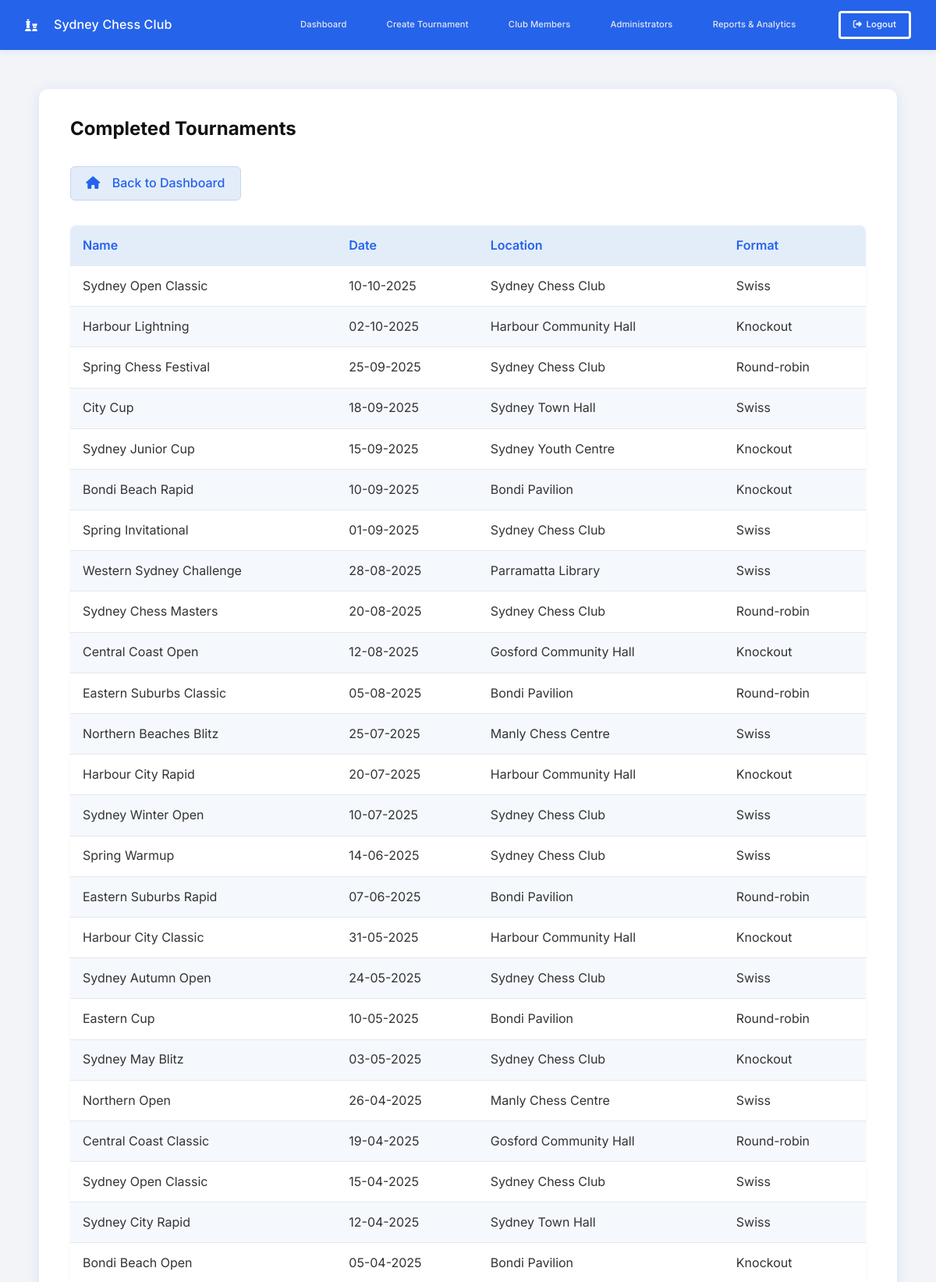
/completed-tournaments (signed in, upper part), run on the app's committed database.
### tables this page shows
CREATE TABLE tournaments (
        id INTEGER PRIMARY KEY AUTOINCREMENT,
        name TEXT NOT NULL,
        date TEXT NOT NULL,
        location TEXT NOT NULL,
        format TEXT NOT NULL
    );

### app.py (the view)
@app.route('/completed-tournaments')
@login_required
def completed_tournaments():
    today = date.today().isoformat()
    with get_db_connection() as conn:
        tournaments = conn.execute('SELECT * FROM tournaments WHERE date < ? ORDER BY date DESC', (today,)).fetchall()
    return render_template('completed-tournaments.html', tournaments=tournaments)

### app.py (called while the page is built)
def get_db_connection():
    conn = sqlite3.connect('data/main.db')
    conn.row_factory = sqlite3.Row
    try:
        conn.execute('PRAGMA foreign_keys = ON')
    except Exception:
        pass
    return conn

def login_required(f):
    @wraps(f)
    def decorated_function(*args, **kwargs):
        if 'username' not in session:
            flash('You must be logged in to access this page', 'danger')
            return redirect(url_for('login'))
        return f(*args, **kwargs)
    return decorated_function

def datetimeformat(value, format='%d-%m-%Y'):
    try:
        dt = datetime.fromisoformat(value)
    except Exception:
        try:
            dt = datetime.strptime(value, '%Y-%m-%d')
        except Exception:
            return value  # fallback: return as is
    return dt.strftime(format)

@app.before_request
def ensure_csrf_and_session():
    if 'csrf_token' not in session:
        session['csrf_token'] = secrets.token_hex(32)
    if request.method == 'POST':
        token = request.form.get('csrf_token')
        if not token or token != session.get('csrf_token'):
            abort(400)

@app.after_request
def set_security_headers(resp):
    resp.headers['X-Frame-Options'] = 'DENY'
    resp.headers['X-Content-Type-Options'] = 'nosniff'
    resp.headers['Referrer-Policy'] = 'no-referrer'
    csp = (
        "default-src 'self'; "
        "script-src 'self' https://cdn.jsdelivr.net https://cdnjs.cloudflare.com; "
        "style-src 'self' 'unsafe-inline' https://fonts.googleapis.com https://cdnjs.cloudflare.com; "
        "img-src 'self' data:; "
        "font-src 'self' https://fonts.gstatic.com https://cdnjs.cloudflare.com; "
        "connect-src 'self'; "
        "frame-ancestors 'none'"
    )
    resp.headers['Content-Security-Policy'] = csp
    if request.scheme == 'https':
        resp.headers['Strict-Transport-Security'] = 'max-age=31536000; includeSubDomains; preload'
    return resp

@app.context_processor
def inject_globals():
    allow_signup = False
    if os.environ.get('ADMIN_SIGNUP_SECRET'):
        allow_signup = True
    return dict(csrf_token=session.get('csrf_token'), allow_signup=allow_signup, APP_ENV=APP_ENV)

### templates/completed-tournaments.html
{% extends 'base.html' %}
{% block content %}
<div class="main-container">
    <h2 class="completed-tournaments-title">Completed Tournaments</h2>
    <a href="{{ url_for('index') }}" class="btn-secondary mb-1em">
        <i class="fa-solid fa-house icon-left"></i>
        Back to Dashboard
    </a>
    {% if tournaments %}
    <table class="tournament-table">
        <thead>
            <tr>
                <th>Name</th>
                <th>Date</th>
                <th>Location</th>
                <th>Format</th>
            </tr>
        </thead>
        <tbody>
            {% for t in tournaments %}
            <tr>
                <td>{{ t.name }}</td>
                <td>{{ t.date|datetimeformat }}</td>
                <td>{{ t.location }}</td>
                <td>{{ t.format }}</td>
            </tr>
            {% endfor %}
        </tbody>
    </table>
    {% else %}
    <p class="no-tournaments">No completed tournaments yet.</p>
    {% endif %}
</div>
{% endblock %}

### static/css/style.css (style rules this page uses)
:root { --clr-bg-main: #f2f4f8; --clr-text-main: #333; --clr-primary: #2563eb; --clr-primary-light: #e3edfa; --clr-secondary: #3b82f6; --clr-white: #fff; --clr-grey: #888; --clr-grey-light: #e5e7eb; --clr-grey-bg: #f3f4f6; --clr-success-bg: #d1fae5; --clr-success-text: #065f46; --clr-success-border: #34d399; --clr-danger-bg: #fde8e8; --clr-danger-text: #c0392b; --clr-danger-border: #f5b7b1; --clr-table-row-alt: #f5f8fd; --clr-table-header: #e3edfa; --clr-table-header-text: #2563eb; --clr-table-border: #b6d2fa; --clr-input-border: #e3edfa; --clr-input-focus: #2563eb; --clr-input-bg: #f7fafc; --clr-shadow-primary: 0 2px 8px rgba(37, 99, 235, 0.10); --clr-shadow-card: 0 1px 4px rgba(0, 0, 0, 0.04); --clr-shadow-modal: 0 2px 16px rgba(37, 99, 235, 0.12); --clr-shadow-primary3: 0 1px 4px rgba(37, 99, 235, 0.06); --clr-shadow-focus: 0 0 0 2px #e3edfa; --clr-border: #ccc; --clr-btn-secondary-bg: var(--clr-primary-light); --clr-btn-secondary-hover-bg: #c7d6ee; --clr-btn-secondary-hover-border: #c7d6ee; --clr-navbar-active-underline: #b0b3b8; --clr-dashboard-logo-bg: #f5f5f5; --clr-dashboard-logo-border: #3b83f652; --clr-welcome-msg: #444; --clr-summary-card-bg: #f7f9fa; --clr-summary-card-hover: #e0e7ef; --clr-table-hover: #e0e7ef; --clr-btn-table-hover: #1d4ed8; --clr-modal-overlay: rgba(0, 0, 0, 0.18); --clr-close: #aaa; --clr-close-hover: var(--clr-primary); --clr-tile-label: #6b7280; --clr-tile-value: var(--clr-grey); --clr-bar-label: var(--clr-primary); --clr-footer-bg: var(--clr-grey-light); --clr-footer-text: var(--clr-grey); --clr-footer-border: #d1d5db; --clr-footer-shadow: 0 -2px 8px rgba(37, 99, 235, 0.04); --clr-create-tournament-title: #111; --clr-tournament-section-title: #000; }
* { margin: 0; padding: 0; box-sizing: border-box; }
html, body { height: 100%; }
body { font-family: 'Inter', 'Segoe UI', Arial, sans-serif; background-color: var(--clr-bg-main); color: var(--clr-text-main); line-height: 1.6; min-height: 100vh; display: flex; flex-direction: column; }
table { width: 100%; border-collapse: collapse; margin-top: 1rem; }
table th, table td { padding: 0.75rem; text-align: left; border-bottom: 1px solid var(--clr-grey-light); }
table th { background-color: var(--clr-grey-bg); font-weight: 600; }
.main-container { width: calc(100vw - 100px); max-width: none; margin: 50px auto; background: var(--clr-white); border-radius: 12px; box-shadow: var(--clr-shadow-modal); padding: 2rem 2.5rem 2.5rem 2.5rem; font-family: 'Inter', 'Segoe UI', Arial, sans-serif; }
.btn-primary, .btn-secondary, .btn-table { display: inline-block; padding: 0.5rem 1.2rem; border-radius: 6px; text-decoration: none; font-weight: 500; transition: background 0.2s, color 0.2s; }
.btn-secondary { background: var(--clr-btn-secondary-bg); color: var(--clr-primary); border: 1px solid var(--clr-btn-secondary-hover-border); }
.tournament-table { width: 100%; border-collapse: collapse; background: var(--clr-white); border-radius: 8px; overflow: hidden; box-shadow: var(--clr-shadow-card); }
.tournament-table th, .tournament-table td { padding: 0.8rem 1rem; text-align: left; }
.tournament-table th { background: var(--clr-table-header); color: var(--clr-table-header-text); font-weight: 600; }
.tournament-table tr:nth-child(even) { background: var(--clr-table-row-alt); }
.tournament-table tr { transition: background 0.18s; }
h2 { color: var(--clr-create-tournament-title) !important; }
.icon-left { margin-right: 0.7rem; }
.mb-1em { margin-bottom: 1em; }
.completed-tournaments-title { margin-bottom: 1.2em; }

### data on the page
tournaments: name "Sydney Open Classic", date "10-10-2025", location "Sydney Chess Club", format "Swiss"
tournaments: name "Harbour Lightning", date "02-10-2025", location "Harbour Community Hall", format "Knockout"
tournaments: name "Spring Chess Festival", date "25-09-2025", location "Sydney Chess Club", format "Round-robin"
tournaments: name "City Cup", date "18-09-2025", location "Sydney Town Hall", format "Swiss"
tournaments: name "Sydney Junior Cup", date "15-09-2025", location "Sydney Youth Centre", format "Knockout"
tournaments: name "Bondi Beach Rapid", date "10-09-2025", location "Bondi Pavilion", format "Knockout"
tournaments: name "Spring Invitational", date "01-09-2025", location "Sydney Chess Club", format "Swiss"
tournaments: name "Western Sydney Challenge", date "28-08-2025", location "Parramatta Library", format "Swiss"
tournaments: name "Sydney Chess Masters", date "20-08-2025", location "Sydney Chess Club", format "Round-robin"
tournaments: name "Central Coast Open", date "12-08-2025", location "Gosford Community Hall", format "Knockout"
tournaments: name "Eastern Suburbs Classic", date "05-08-2025", location "Bondi Pavilion", format "Round-robin"
tournaments: name "Northern Beaches Blitz", date "25-07-2025", location "Manly Chess Centre", format "Swiss"
tournaments: name "Harbour City Rapid", date "20-07-2025", location "Harbour Community Hall", format "Knockout"
tournaments: name "Sydney Winter Open", date "10-07-2025", location "Sydney Chess Club", format "Swiss"
tournaments: name "Spring Warmup", date "14-06-2025", location "Sydney Chess Club", format "Swiss"
tournaments: name "Eastern Suburbs Rapid", date "07-06-2025", location "Bondi Pavilion", format "Round-robin"
tournaments: name "Harbour City Classic", date "31-05-2025", location "Harbour Community Hall", format "Knockout"
tournaments: name "Sydney Autumn Open", date "24-05-2025", location "Sydney Chess Club", format "Swiss"
tournaments: name "Eastern Cup", date "10-05-2025", location "Bondi Pavilion", format "Round-robin"
tournaments: name "Sydney May Blitz", date "03-05-2025", location "Sydney Chess Club", format "Knockout"
tournaments: name "Northern Open", date "26-04-2025", location "Manly Chess Centre", format "Swiss"
tournaments: name "Central Coast Classic", date "19-04-2025", location "Gosford Community Hall", format "Round-robin"
tournaments: name "Sydney Open Classic", date "15-04-2025", location "Sydney Chess Club", format "Swiss"
tournaments: name "Sydney City Rapid", date "12-04-2025", location "Sydney Town Hall", format "Swiss"
tournaments: name "Bondi Beach Open", date "05-04-2025", location "Bondi Pavilion", format "Knockout"
